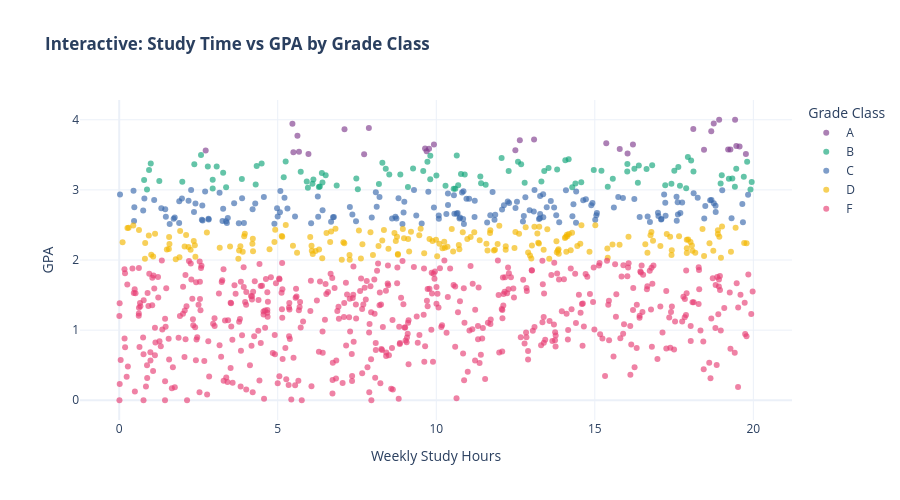

Notebook code for this chart:
### Markdown cell above
### 5.13 Interactive Scatter — Plotly (Study Time vs GPA)

### Code cell
fig_px = px.scatter(
    df, x='StudyTimeWeekly', y='GPA',
    color='GradeClass_Label',
    category_orders={'GradeClass_Label': ['A','B','C','D','F']},
    color_discrete_sequence=px.colors.qualitative.Bold,
    size_max=8, opacity=0.65,
    hover_data=['Age','Gender_Label','Absences','ParSupport_Label'],
    title='<b>Interactive: Study Time vs GPA by Grade Class</b>',
    labels={'StudyTimeWeekly':'Weekly Study Hours',
            'GPA':'GPA', 'GradeClass_Label':'Grade'},
    template='plotly_white'
)
fig_px.update_layout(legend_title_text='Grade Class', width=900, height=500)
fig_px.show()

### Figure 1 — Plotly figure (JSON) as saved in the notebook; plotly's stock layout.template omitted (floating-point values rounded to 4 significant figures; data arrays with more than 128 entries replaced by an {"elided": "..."} marker saying what was removed)
{"data": [{"customdata": [[16, "Female", 0, "High"], [18, "Female", 1, "High"], [18, "Female", 0, "Moderate"], [16, "Male", 1, "High"], [17, "Female", 2, "Very High"], [15, "Male", 3, "Moderate"], [16, "Female", 1, "High"], [15, "Male", 4, "Moderate"], [17, "Female", 1, "Moderate"], [18, "Male", 0, "High"], [16, "Female", 4, "Very High"], [16, "Male", 0, "Very High"], [17, "Female", 0, "Very High"], [15, "Male", 0, "High"], [15, "Female", 2, "High"], [17, "Female", 0, "Very High"], [16, "Female", 3, "Moderate"], [16, "Female", 0, "Moderate"], [16, "Female", 0, "High"], [15, "Female", 0, "High"], [17, "Male", 0, "None"], [16, "Male", 6, "High"], [17, "Male", 3, "Moderate"], [15, "Female", 3, "Very High"], [16, "Female", 1, "Low"], [18, "Male", 0, "Moderate"], [18, "Male", 1, "Moderate"], [17, "Female", 1, "Low"], [18, "Female", 4, "High"], [15, "Male", 3, "Very High"], [18, "Female", 0, "High"]], "hovertemplate": "Grade=A<br>Weekly Study Hours=%{x}<br>GPA=%{y}<br>Age=%{customdata[0]}<br>Gender_Label=%{customdata[1]}<br>Absences=%{customdata[2]}<br>ParSupport_Label=%{customdata[3]}<extra></extra>", "legendgroup": "A", "marker": {"color": "rgb(127, 60, 141)", "opacity": 0.65, "symbol": "circle"}, "mode": "markers", "name": "A", "orientation": "v", "showlegend": true, "type": "scatter", "x": [18.44, 18.92, 7.725, 9.697, 5.67, 19.57, 5.494, 15.79, 9.647, 13.08, 9.926, 7.874, 5.621, 19.42, 9.772, 18.75, 15.36, 7.106, 16.2, 12.49, 2.727, 19.46, 16.03, 5.463, 19.21, 12.64, 18.11, 19.77, 18.67, 19.28, 5.969], "xaxis": "x", "y": [3.573, 4, 3.507, 3.552, 3.545, 3.619, 3.535, 3.582, 3.589, 3.719, 3.646, 3.881, 3.771, 4, 3.588, 3.947, 3.666, 3.865, 3.647, 3.566, 3.561, 3.626, 3.517, 3.942, 3.577, 3.708, 3.87, 3.511, 3.837, 3.577, 3.512], "yaxis": "y"}, {"customdata": {"elided": "99x4 mixed values"}, "hovertemplate": "Grade=B<br>Weekly Study Hours=%{x}<br>GPA=%{y}<br>Age=%{customdata[0]}<br>Gender_Label=%{customdata[1]}<br>Absences=%{customdata[2]}<br>ParSupport_Label=%{customdata[3]}<extra></extra>", "legendgroup": "B", "marker": {"color": "rgb(17, 165, 121)", "opacity": 0.65, "symbol": "circle"}, "mode": "markers", "name": "B", "orientation": "v", "showlegend": true, "type": "scatter", "x": [15.41, 8.191, 2.949, 16.39, 18.11, 0.9412, 16.25, 10.9, 18.97, 12.79, 2.581, 5.951, 19.34, 0.7858, 4.305, 0.9956, 15.21, 19.7, 17.51, 1.99, 5.725, 4.336, 6.095, 13.32, 3.869, 17.93, 9.589, 12.28, 16.36, 17.42, 6.859, 19.23, 11.39, 8.3, 19.91, 14.57, 5.189, 4.492, 10.0, 16.81, 3.372, 14.29, 10.69, 19.8, 19.95, 13.41, 18.04, 6.411, 17.22, 13.81, 6.512, 0.8769, 10.29, 6.392, 2.949, 11.56, 10.6, 6.125, 8.518, 2.794, 10.55, 12.68, 3.279, 9.268, 14.97, 17.63, 14.18, 14.39, 2.369, 5.915, 6.328, 9.812, 9.809, 5.25, 19.0, 1.265, 12.06, 16.63, 8.407, 3.075, 6.297, 9.107, 13.54, 17.88, 19.46, 16.03, 11.41, 9.721, 17.68, 8.866, 10.65, 16.02, 12.58, 15.57, 19.42, 10.78, 14.07, 7.479, 7.526], "xaxis": "x", "y": [3.043, 3.084, 3.019, 3.347, 3.262, 3.284, 3.301, 3.221, 3.09, 3.102, 3.498, 3.03, 3.161, 3.139, 3.076, 3.376, 3.274, 3.186, 3.274, 3.117, 3.258, 3.339, 3.089, 3.119, 3.157, 3.469, 3.27, 3.269, 3.101, 3.089, 3.061, 3.157, 3.191, 3.388, 3.007, 3.107, 3.181, 3.375, 3.204, 3.35, 3.036, 3.038, 3.065, 3.402, 3.112, 3.268, 3.418, 3.106, 3.068, 3.29, 3.209, 3.004, 3.057, 3.239, 3.144, 3.074, 3.017, 3.15, 3.219, 3.335, 3.017, 3.367, 3.245, 3.303, 3.282, 3.325, 3.436, 3.092, 3.364, 3.12, 3.048, 3.486, 3.152, 3.406, 3.21, 3.128, 3.453, 3.299, 3.301, 3.335, 3.04, 3.042, 3.31, 3.022, 3.302, 3.37, 3.093, 3.402, 3.06, 3.22, 3.491, 3.262, 3.402, 3.159, 3.045, 3.225, 3.422, 3.161, 3.009], "yaxis": "y"}, {"customdata": {"elided": "166x4 mixed values"}, "hovertemplate": "Grade=C<br>Weekly Study Hours=%{x}<br>GPA=%{y}<br>Age=%{customdata[0]}<br>Gender_Label=%{customdata[1]}<br>Absences=%{customdata[2]}<br>ParSupport_Label=%{customdata[3]}<extra></extra>", "legendgroup": "C", "marker": {"color": "rgb(57, 105, 172)", "opacity": 0.65, "symbol": "circle"}, "mode": "markers", "name": "C", "orientation": "v", "showlegend": true, "type": "scatter", "x": {"elided": "166 float values"}, "xaxis": "x", "y": {"elided": "166 float values"}, "yaxis": "y"}, {"customdata": {"elided": "182x4 mixed values"}, "hovertemplate": "Grade=D<br>Weekly Study Hours=%{x}<br>GPA=%{y}<br>Age=%{customdata[0]}<br>Gender_Label=%{customdata[1]}<br>Absences=%{customdata[2]}<br>ParSupport_Label=%{customdata[3]}<extra></extra>", "legendgroup": "D", "marker": {"color": "rgb(242, 183, 1)", "opacity": 0.65, "symbol": "circle"}, "mode": "markers", "name": "D", "orientation": "v", "showlegend": true, "type": "scatter", "x": {"elided": "182 float values"}, "xaxis": "x", "y": {"elided": "182 float values"}, "yaxis": "y"}, {"customdata": {"elided": "521x4 mixed values"}, "hovertemplate": "Grade=F<br>Weekly Study Hours=%{x}<br>GPA=%{y}<br>Age=%{customdata[0]}<br>Gender_Label=%{customdata[1]}<br>Absences=%{customdata[2]}<br>ParSupport_Label=%{customdata[3]}<extra></extra>", "legendgroup": "F", "marker": {"color": "rgb(231, 63, 116)", "opacity": 0.65, "symbol": "circle"}, "mode": "markers", "name": "F", "orientation": "v", "showlegend": true, "type": "scatter", "x": {"elided": "521 float values"}, "xaxis": "x", "y": {"elided": "521 float values"}, "yaxis": "y"}], "layout": {"height": 500, "legend": {"title": {"text": "Grade Class"}, "tracegroupgap": 0}, "title": {"text": "<b>Interactive: Study Time vs GPA by Grade Class</b>"}, "width": 900, "xaxis": {"anchor": "y", "domain": [0, 1], "title": {"text": "Weekly Study Hours"}}, "yaxis": {"anchor": "x", "domain": [0, 1], "title": {"text": "GPA"}}}}
